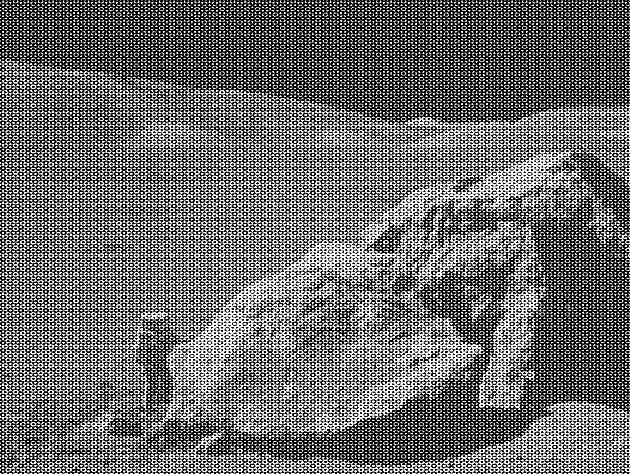
#> input picture moonlanding.png, 630 x 474 px, found by its file name
$ jupyter execute 09ex_algorithms.ipynb   (shell and % lines are left out)
#> lines starting #> are read from the running program, lines starting #| are printed output that depends on the picture
[cell 1]
import numpy as np
import pandas as pd
import matplotlib.pyplot as plt
from scipy import optimize
from scipy import stats
from matplotlib.ticker import LinearLocator

1\. **Hurricanes per Year**

The number of hurricanes in 2005 was 15. The historic average is 6.3. Is this number signficantly different?
- Assume the number of hurricanes is random, i.e. follows the Poisson distribution.
- Assume as statistically significant a probability that has a Z score of 3 or larger with respect a normal distribution.

**Hint**: compute the probability that in a single year are observed 15 or more hurricances.

[cell 2]
#exercise n.1

print('Null hypothesis: the number of hurricanes in 2015 is expected basing on known trend.')
print('The selected significance level is α=0.05.')

#Possion distribution: std-dev=sqrt(mean)
mu=6.3
sigma=np.sqrt(6.3)
x0=15

Z=abs(x0-mu)/sigma
print('\nZ=%1.4f' %Z )

# plotting the measurement and its assumed pdf
fig, ax1=plt.subplots(figsize=(8, 5))
ax1.set_xlabel('x', fontsize=12)
ax1.set_ylabel('p(x)', fontsize=12)
plt.grid(alpha=0.3)

w=mu-x0
x=np.linspace(mu - w - 3, w + mu + 3, 1000)
y=stats.norm.pdf(x, loc=mu, scale=sigma)

ax1.plot(x, y, linewidth = 2, label = 'p(x)')
ax1.fill_between(x, y, where=np.abs(x - mu) > w, color='lightblue')
ax1.axvline(x0, linestyle='--', color='red')
ax1.axvline(mu, linestyle='--', color='lime')


# plot the test statistics and its pdf
xs=np.linspace(-6, +6, 1000)
ts=stats.norm.pdf(xs)

fig, ax2=plt.subplots(figsize=(8, 5))
ax2.set_xlabel('x', fontsize=12)
ax2.set_ylabel('a.u.', fontsize=12)
plt.grid(alpha=0.3)

ax2.plot(xs, ts)
ax2.fill_between(xs, ts, where=np.abs(xs) > np.abs(Z), color='lightblue')
ax2.axvline(Z, linestyle='--', color='orange')
ax2.axvline(-Z, linestyle='--', color='olivedrab')

#P-VALUE CALCULATION  (as the sum of the left tail + the right tail)
pvalue=stats.norm.cdf(-Z) + (1.-stats.norm.cdf(Z))
print('\nThe p-value corresponding to the null hypotesis is: %1.3f' % pvalue)
print('Since p-value<α the null hypotesis is rejected: the number of hurricanes in 2005 is significantly distant from the historic trend.')
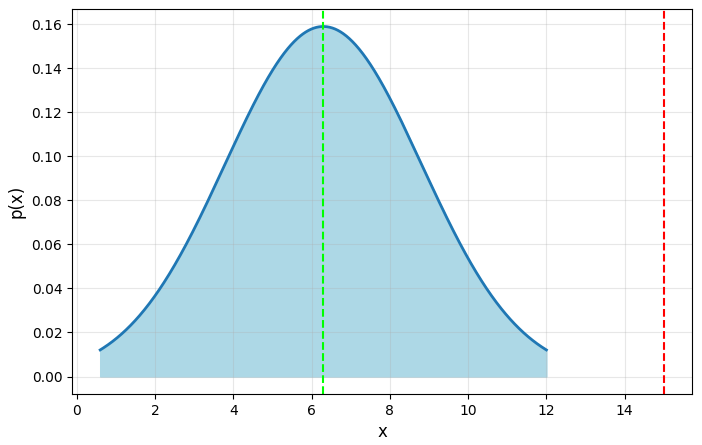
#> figure drawn by matplotlib, 1 panel
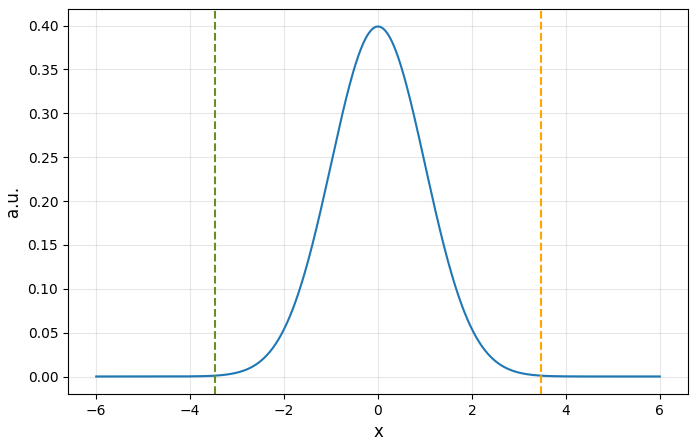
#> figure drawn by matplotlib, 1 panel; curve peaks at x = -0.00601, y = 0.399

2\. **Pairwise t-test**

In an experiment, a group of 10 individuals agreed to participate in a study of blood pressure changes following exposure to halogen lighting. Resting systolic blood pressure was recorded for each individual. The participants were then exposed to 20 minutes in a room lit only by halogen lamps. A post-exposure systolic blood pressure reading was recorded for each individual. The results are presented in the following data set:

```python
pre = np.array([120, 132, 120, 110, 115, 128, 120, 112, 110, 100])
post = np.array([140, 156, 145, 130, 117, 148, 137, 119, 127, 135])
```

Determine whether the change in blood pressures within our sample was statistically significant.

**Hint:**
in this case, the Student's $t$-test should be performed to compare the two datasets.
Use the following test statistics:

$$T = \frac{\bar{x}_1 - \bar{x}_2}{\sigma \sqrt{\frac{2}{n}}}$$

and

$$\sigma = \sqrt{\frac{\sigma_1^2 + \sigma_2^2}{2}}$$

[cell 3]
#exercise n.2

print('Null hypothesis: halogen lighting exposure does not affect blood pressure.')
print('The selected significance level is α=0.05.')

pre=np.array([120, 132, 120, 110, 115, 128, 120, 112, 110, 100])
post=np.array([140, 156, 145, 130, 117, 148, 137, 119, 127, 135])
n=10
mean_pre, mean_post=np.mean(pre), np.mean(post)
sigma_pre, sigma_post=np.sqrt(np.var(pre, ddof=1)), np.sqrt(np.var(post, ddof=1))

sigma=np.sqrt((sigma_pre**2+sigma_post**2)/2)
T=(mean_pre-mean_post)/(sigma*np.sqrt(2/n))
print('\nT=%1.4f' %T)


# plot the test statistics and its pdf
xs=np.linspace(-6, +6, 1000)
ts=stats.t.pdf(xs, n-1)

fig, ax=plt.subplots(figsize=(8, 6))
ax.plot(xs, ts)
ax.fill_between(xs, ts, where=np.abs(xs) > np.abs(T), color='lightblue')
ax.axvline(T, linestyle='--', color='olivedrab')
ax.axvline(-T, linestyle='--', color='orange')
ax.set_xlabel('x', fontsize=12)
ax.set_ylabel('a.u.', fontsize=12)
ax.grid(alpha=0.3)

pvalue=stats.t.cdf(T, n-1) + (1.-stats.t.cdf(-T, n-1))
print('\nThe p-value corresponding to the null hypotesis is: %1.3f' % pvalue)
print('Since p-value<α the null hypotesis is rejected: halogen lighting exposure might affect blood pressure.')
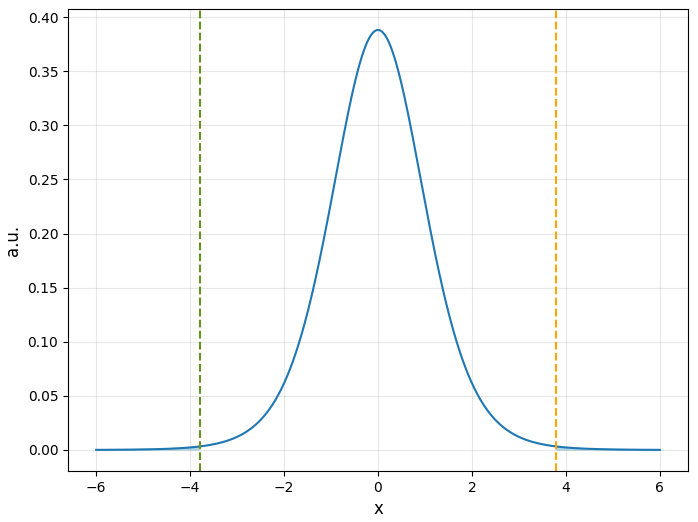
#> figure drawn by matplotlib, 1 panel; curve peaks at x = -0.00601, y = 0.388

3\. **FFT of a simple dataset**

Perform a periodicity analysis on the lynxs-hares population, i.e. determine what is the period of the population of these animals.

[cell 4]
#exercise n.3

4\. **FFT of an image**

Write a filter that removes the periodic noise from the `moonlanding.png` image by using a 2-dimensional FFT.

* Import the image as a 2D numpy array using `plt.imread("moonlanding.png")`. Examine the image with `plt.imshow()`, which is heavily contaminated with periodic noise.
* Check the documentation of the `scipy.fftpack` package, and find the method that performs a 2D FFT. Plot the spectrum (Fourier transform of) the image. **Hint**: use `LogNorm` to plot the colors in log scale:
```Python
from matplotlib.colors import LogNorm
plt.imshow(image, norm=LogNorm(vmin=5))
```
* Inspect the spectrum, and try to locate the regions of the power spectrum that contain the signal and those which contain the periodic noise. Use array slicing to set the noise regions to zero.
* Apply the inverse Fourier transform to plot the resulting image.

[cell 5]
#exercise n.4

image=plt.imread('data/moonlanding.png')
#> image is the input picture: shape (474, 630) float32; min 0, max 1, mean 0.424
plt.figure(figsize=(12,6))
plt.imshow(image, plt.cm.gray)
plt.title("Moonlanding");

[cell 6]
from scipy import fftpack
from matplotlib.colors import LogNorm

#Obtaining the power spectrum and plotting it
fft2d_image=fftpack.fft2(image)
power_spectrum=np.abs(fft2d_image) #transforming the complex object

fig, ax=plt.subplots(figsize=(7, 5))
ps=ax.imshow(power_spectrum, norm=LogNorm(vmin=5))
ax.set_xlabel('x', fontsize=12)
ax.set_ylabel('y', fontsize=12)
ax.set_title('Image spectrum', fontsize=14)
plt.colorbar(ps)


power_spectrum_copy=power_spectrum.copy()
row, col=power_spectrum_copy.shape
#> row = 474; col = 630

#To filter the noisy regions a low pass filter is applied. The goal is to remove the high (noisy) frequencies from
#the spectrum by setting those components to zero.
#To do this all the less noisy regions are first set to zero.

fraction=0.1
power_spectrum_copy[int(row*fraction):int(row*(1-fraction)), :]=0
power_spectrum_copy[:, int(col*fraction):int(col*(1-fraction))]=0
#> power_spectrum_copy: shape (474, 630) float32; min 0, max 126598.5, mean 6.2

#Plotting the high energies regions selected
fig, ax1=plt.subplots(figsize=(7, 5))
fs=ax1.imshow(np.abs(power_spectrum_copy), norm=LogNorm(vmin=5))
ax1.set_xlabel('x', fontsize=12)
ax1.set_ylabel('y', fontsize=12)
ax1.set_title('Filtered spectrum', fontsize=14)
plt.colorbar(fs)


#zeros=np.argwhere(power_spectrum_copy==0)#obtaining an array of high frequencies positions found
modifying_image=fft2d_image.copy()
#for i,j in zeros:
#    modifying_image[i,j] = 0


final_image=fftpack.ifft2(modifying_image)
real_final_image=np.real(modifying_image)

plt.figure(figsize=(12,6))
plt.imshow(real_final_image, plt.cm.gray)
plt.title('Reconstructed Image')
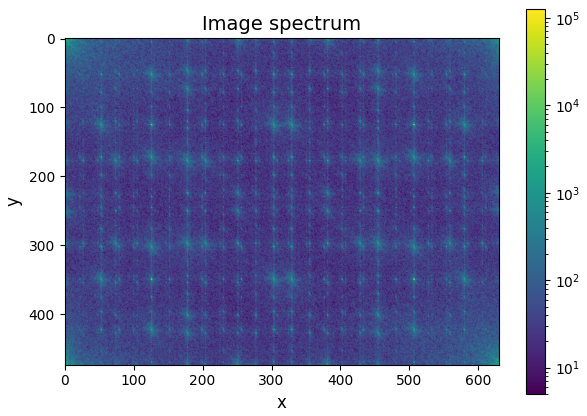
#> figure drawn by matplotlib, 2 panels
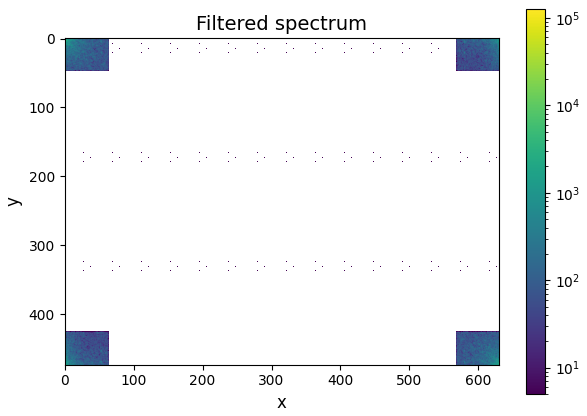
#> figure drawn by matplotlib, 2 panels
